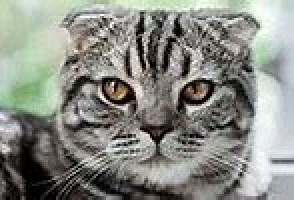
#> input picture codes/puss.jpg, 147 x 100 px (shown 2 times larger)
$ python compression_sk.py
#> lines starting #> are read from the running program, lines starting #| are printed output that depends on the picture
from sklearn.cluster import KMeans
import numpy as np
import matplotlib.pyplot as plt

original = plt.imread('puss.jpg')
#> original is the input picture: shape (100, 147, 3); mean R, G, B 137.5, 139.8, 133

plt.imshow(original)
plt.show()

original = original / 255
X = original.reshape(-1, 3)

K = 25

kmeans = KMeans(n_clusters=K, random_state=0).fit(X)
idx = kmeans.labels_
#> idx = 14700 values, max 24 at index 46, min 0 at index 100, mean 11.56
centroids = kmeans.cluster_centers_
#> centroids = 25 rows, first 8: [0.94, 0.962, 0.947], [0.431, 0.421, 0.402], [0.237, 0.225, 0.209], [0.684, 0.689, 0.671], [0.517, 0.512, 0.494], [0.0255, 0.0113, 0.00654], [0.805, 0.822, 0.807], [0.289, 0.278, 0.261]

X_recovered = centroids[idx, :]
X_recovered = np.reshape(X_recovered, original.shape)

# Display the original and the compressed image
fig, ax = plt.subplots(1,2, figsize=(8,8))
plt.axis('off')

ax[0].imshow(original)
ax[0].set_title('Original')
ax[0].set_axis_off()

# Display compressed image
ax[1].imshow(X_recovered)
ax[1].set_title('Compressed with %d colours'%K)
ax[1].set_axis_off()

plt.show()
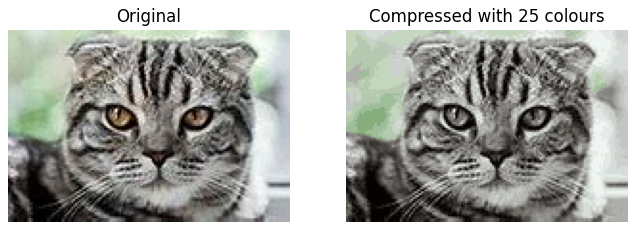
#> figure drawn by matplotlib, 2 panels

$ run again, with codes/cat.jpg copied over codes/puss.jpg
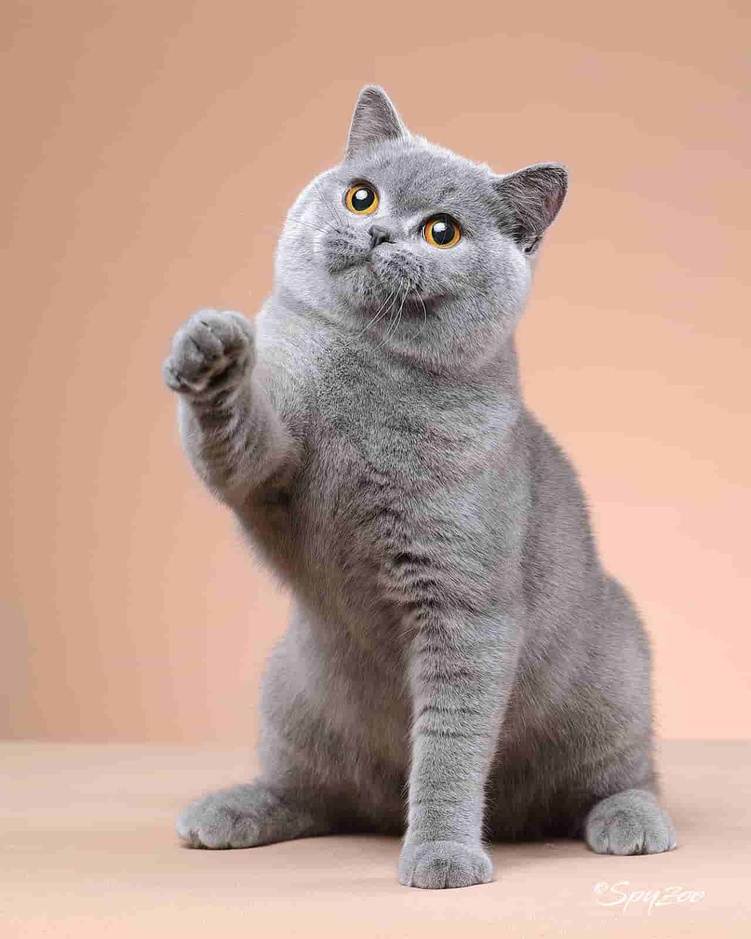
#> input picture codes/cat.jpg, 751 x 939 px, shrunk from 1280 x 1600 before the run
#> original is the input picture: shape (939, 751, 3); mean R, G, B 190.5, 160.4, 147.3
#> centroids = 25 rows, first 8: [0.284, 0.228, 0.209], [0.814, 0.701, 0.659], [0.566, 0.537, 0.544], [0.985, 0.803, 0.739], [0.834, 0.655, 0.561], [0.523, 0.493, 0.498], [0.432, 0.392, 0.387], [0.874, 0.758, 0.699]
#> `plt.show()`:
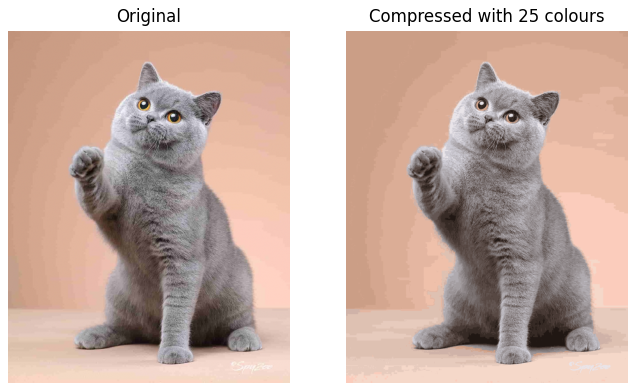
#> figure drawn by matplotlib, 2 panels
